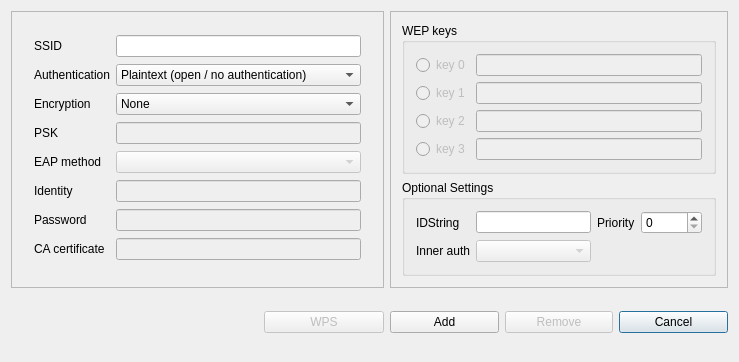
<?xml version="1.0" encoding="UTF-8"?>
<ui version="4.0">
 <class>NetworkConfig</class>
 <widget class="QDialog" name="NetworkConfig">
  <property name="geometry">
   <rect>
    <x>0</x>
    <y>0</y>
    <width>739</width>
    <height>362</height>
   </rect>
  </property>
  <property name="windowTitle">
   <string>NetworkConfig</string>
  </property>
  <layout class="QGridLayout">
   <item row="2" column="1">
    <spacer>
     <property name="orientation">
      <enum>Qt::Vertical</enum>
     </property>
     <property name="sizeHint" stdset="0">
      <size>
       <width>20</width>
       <height>40</height>
      </size>
     </property>
    </spacer>
   </item>
   <item row="2" column="5">
    <widget class="QPushButton" name="cancelButton">
     <property name="text">
      <string>Cancel</string>
     </property>
    </widget>
   </item>
   <item row="2" column="3">
    <widget class="QPushButton" name="addButton">
     <property name="text">
      <string>Add</string>
     </property>
    </widget>
   </item>
   <item row="2" column="4">
    <widget class="QPushButton" name="removeButton">
     <property name="enabled">
      <bool>false</bool>
     </property>
     <property name="text">
      <string>Remove</string>
     </property>
    </widget>
   </item>
   <item row="2" column="2">
    <widget class="QPushButton" name="useWpsButton">
     <property name="enabled">
      <bool>false</bool>
     </property>
     <property name="text">
      <string>WPS</string>
     </property>
    </widget>
   </item>
   <item row="0" column="0" colspan="3">
    <widget class="QFrame" name="frame">
     <property name="frameShape">
      <enum>QFrame::StyledPanel</enum>
     </property>
     <property name="frameShadow">
      <enum>QFrame::Raised</enum>
     </property>
     <layout class="QHBoxLayout" name="horizontalLayout">
      <item>
       <widget class="QFrame" name="frame9">
        <property name="frameShape">
         <enum>QFrame::NoFrame</enum>
        </property>
        <property name="frameShadow">
         <enum>QFrame::Plain</enum>
        </property>
        <layout class="QGridLayout">
         <item row="4" column="1">
          <widget class="QComboBox" name="eapSelect">
           <property name="enabled">
            <bool>false</bool>
           </property>
          </widget>
         </item>
         <item row="6" column="0">
          <widget class="QLabel" name="passwordLabel">
           <property name="text">
            <string>Password</string>
           </property>
          </widget>
         </item>
         <item row="3" column="1">
          <widget class="QLineEdit" name="pskEdit">
           <property name="enabled">
            <bool>false</bool>
           </property>
           <property name="toolTip">
            <string>WPA/WPA2 pre-shared key or passphrase</string>
           </property>
           <property name="whatsThis">
            <string/>
           </property>
           <property name="echoMode">
            <enum>QLineEdit::Password</enum>
           </property>
          </widget>
         </item>
         <item row="0" column="1">
          <widget class="QLineEdit" name="ssidEdit">
           <property name="toolTip">
            <string>Network name (Service Set IDentifier)</string>
           </property>
           <property name="text">
            <string/>
           </property>
          </widget>
         </item>
         <item row="4" column="0">
          <widget class="QLabel" name="eapLabel">
           <property name="text">
            <string>EAP method</string>
           </property>
          </widget>
         </item>
         <item row="7" column="1">
          <widget class="QLineEdit" name="cacertEdit">
           <property name="enabled">
            <bool>false</bool>
           </property>
          </widget>
         </item>
         <item row="5" column="0">
          <widget class="QLabel" name="identityLabel">
           <property name="text">
            <string>Identity</string>
           </property>
          </widget>
         </item>
         <item row="1" column="1">
          <widget class="QComboBox" name="authSelect">
           <item>
            <property name="text">
             <string>Plaintext (open / no authentication)</string>
            </property>
           </item>
           <item>
            <property name="text">
             <string>Static WEP (no authentication)</string>
            </property>
           </item>
           <item>
            <property name="text">
             <string>Static WEP (Shared Key authentication)</string>
            </property>
           </item>
           <item>
            <property name="text">
             <string>IEEE 802.1X</string>
            </property>
           </item>
           <item>
            <property name="text">
             <string>WPA-Personal (PSK)</string>
            </property>
           </item>
           <item>
            <property name="text">
             <string>WPA-Enterprise (EAP)</string>
            </property>
           </item>
           <item>
            <property name="text">
             <string>WPA2-Personal (PSK)</string>
            </property>
           </item>
           <item>
            <property name="text">
             <string>WPA2-Enterprise (EAP)</string>
            </property>
           </item>
          </widget>
         </item>
         <item row="6" column="1">
          <widget class="QLineEdit" name="passwordEdit">
           <property name="enabled">
            <bool>false</bool>
           </property>
           <property name="toolTip">
            <string>Password for EAP methods</string>
           </property>
           <property name="echoMode">
            <enum>QLineEdit::Password</enum>
           </property>
          </widget>
         </item>
         <item row="3" column="0">
          <widget class="QLabel" name="pskLabel">
           <property name="text">
            <string>PSK</string>
           </property>
          </widget>
         </item>
         <item row="7" column="0">
          <widget class="QLabel" name="cacertLabel">
           <property name="text">
            <string>CA certificate</string>
           </property>
          </widget>
         </item>
         <item row="1" column="0">
          <widget class="QLabel" name="authLabel">
           <property name="text">
            <string>Authentication</string>
           </property>
          </widget>
         </item>
         <item row="2" column="0">
          <widget class="QLabel" name="encrLabel">
           <property name="text">
            <string>Encryption</string>
           </property>
          </widget>
         </item>
         <item row="2" column="1">
          <widget class="QComboBox" name="encrSelect">
           <item>
            <property name="text">
             <string>None</string>
            </property>
           </item>
           <item>
            <property name="text">
             <string>WEP</string>
            </property>
           </item>
           <item>
            <property name="text">
             <string>TKIP</string>
            </property>
           </item>
           <item>
            <property name="text">
             <string>CCMP</string>
            </property>
           </item>
          </widget>
         </item>
         <item row="5" column="1">
          <widget class="QLineEdit" name="identityEdit">
           <property name="enabled">
            <bool>false</bool>
           </property>
           <property name="toolTip">
            <string>Username/Identity for EAP methods</string>
           </property>
          </widget>
         </item>
         <item row="0" column="0">
          <widget class="QLabel" name="ssidLabel">
           <property name="text">
            <string>SSID</string>
           </property>
          </widget>
         </item>
        </layout>
       </widget>
      </item>
     </layout>
    </widget>
   </item>
   <item row="0" column="3" colspan="3">
    <widget class="QFrame" name="frame_2">
     <property name="frameShape">
      <enum>QFrame::StyledPanel</enum>
     </property>
     <property name="frameShadow">
      <enum>QFrame::Raised</enum>
     </property>
     <layout class="QGridLayout" name="gridLayout">
      <item row="0" column="0">
       <widget class="QGroupBox" name="wepBox">
        <property name="enabled">
         <bool>true</bool>
        </property>
        <property name="title">
         <string>WEP keys</string>
        </property>
        <layout class="QGridLayout">
         <item row="0" column="0">
          <widget class="QRadioButton" name="wep0Radio">
           <property name="enabled">
            <bool>false</bool>
           </property>
           <property name="text">
            <string>key 0</string>
           </property>
          </widget>
         </item>
         <item row="1" column="0">
          <widget class="QRadioButton" name="wep1Radio">
           <property name="enabled">
            <bool>false</bool>
           </property>
           <property name="text">
            <string>key 1</string>
           </property>
          </widget>
         </item>
         <item row="3" column="0">
          <widget class="QRadioButton" name="wep3Radio">
           <property name="enabled">
            <bool>false</bool>
           </property>
           <property name="text">
            <string>key 3</string>
           </property>
          </widget>
         </item>
         <item row="2" column="0">
          <widget class="QRadioButton" name="wep2Radio">
           <property name="enabled">
            <bool>false</bool>
           </property>
           <property name="text">
            <string>key 2</string>
           </property>
          </widget>
         </item>
         <item row="0" column="1">
          <widget class="QLineEdit" name="wep0Edit">
           <property name="enabled">
            <bool>false</bool>
           </property>
          </widget>
         </item>
         <item row="1" column="1">
          <widget class="QLineEdit" name="wep1Edit">
           <property name="enabled">
            <bool>false</bool>
           </property>
          </widget>
         </item>
         <item row="2" column="1">
          <widget class="QLineEdit" name="wep2Edit">
           <property name="enabled">
            <bool>false</bool>
           </property>
          </widget>
         </item>
         <item row="3" column="1">
          <widget class="QLineEdit" name="wep3Edit">
           <property name="enabled">
            <bool>false</bool>
           </property>
          </widget>
         </item>
        </layout>
       </widget>
      </item>
      <item row="1" column="0">
       <widget class="QGroupBox" name="optionalSettingsBox">
        <property name="enabled">
         <bool>true</bool>
        </property>
        <property name="title">
         <string>Optional Settings</string>
        </property>
        <layout class="QGridLayout">
         <item row="0" column="1">
          <widget class="QLineEdit" name="idstrEdit">
           <property name="toolTip">
            <string>Network Identification String</string>
           </property>
          </widget>
         </item>
         <item row="0" column="3">
          <widget class="QSpinBox" name="prioritySpinBox">
           <property name="toolTip">
            <string>Network Priority</string>
           </property>
           <property name="maximum">
            <number>10000</number>
           </property>
           <property name="singleStep">
            <number>10</number>
           </property>
          </widget>
         </item>
         <item row="0" column="0">
          <widget class="QLabel" name="idstrLabel">
           <property name="text">
            <string>IDString</string>
           </property>
          </widget>
         </item>
         <item row="0" column="2">
          <widget class="QLabel" name="priorityLabel">
           <property name="text">
            <string>Priority</string>
           </property>
          </widget>
         </item>
         <item row="1" column="0">
          <widget class="QLabel" name="phase2Label">
           <property name="text">
            <string>Inner auth</string>
           </property>
          </widget>
         </item>
         <item row="1" column="1">
          <widget class="QComboBox" name="phase2Select">
           <property name="enabled">
            <bool>false</bool>
           </property>
          </widget>
         </item>
        </layout>
       </widget>
      </item>
     </layout>
    </widget>
   </item>
  </layout>
 </widget>
 <layoutdefault spacing="6" margin="11"/>
 <tabstops>
  <tabstop>ssidEdit</tabstop>
  <tabstop>authSelect</tabstop>
  <tabstop>encrSelect</tabstop>
  <tabstop>pskEdit</tabstop>
  <tabstop>eapSelect</tabstop>
  <tabstop>identityEdit</tabstop>
  <tabstop>passwordEdit</tabstop>
  <tabstop>cacertEdit</tabstop>
  <tabstop>wep0Radio</tabstop>
  <tabstop>wep0Edit</tabstop>
  <tabstop>wep1Radio</tabstop>
  <tabstop>wep1Edit</tabstop>
  <tabstop>wep2Radio</tabstop>
  <tabstop>wep2Edit</tabstop>
  <tabstop>wep3Radio</tabstop>
  <tabstop>wep3Edit</tabstop>
  <tabstop>idstrEdit</tabstop>
  <tabstop>prioritySpinBox</tabstop>
  <tabstop>phase2Select</tabstop>
  <tabstop>addButton</tabstop>
  <tabstop>cancelButton</tabstop>
 </tabstops>
 <includes>
  <include location="global">qtreewidget.h</include>
 </includes>
 <resources/>
 <connections/>
</ui>
